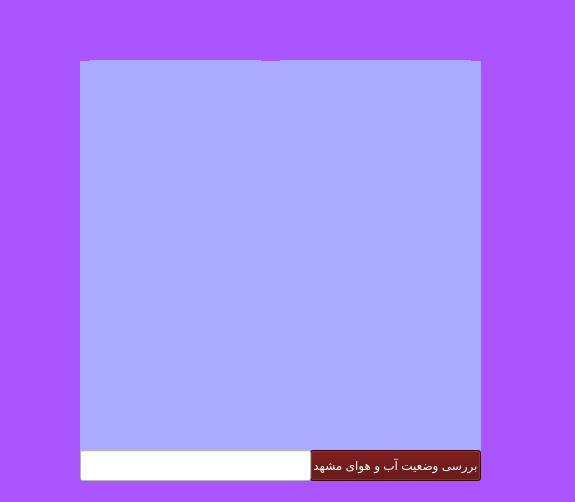
<?xml version="1.0" encoding="UTF-8"?>
<ui version="4.0">
 <class>AssignmentOne</class>
 <widget class="QWidget" name="AssignmentOne">
  <property name="geometry">
   <rect>
    <x>0</x>
    <y>0</y>
    <width>575</width>
    <height>502</height>
   </rect>
  </property>
  <property name="windowTitle">
   <string>AssignmentOne</string>
  </property>
  <property name="styleSheet">
   <string notr="true">background-color: rgb(170, 85, 255);
</string>
  </property>
  <widget class="QGraphicsView" name="graphicsView">
   <property name="geometry">
    <rect>
     <x>80</x>
     <y>61</y>
     <width>401</width>
     <height>391</height>
    </rect>
   </property>
   <property name="baseSize">
    <size>
     <width>0</width>
     <height>0</height>
    </size>
   </property>
   <property name="tabletTracking">
    <bool>false</bool>
   </property>
   <property name="focusPolicy">
    <enum>Qt::NoFocus</enum>
   </property>
   <property name="toolTipDuration">
    <number>-14</number>
   </property>
   <property name="statusTip">
    <string/>
   </property>
   <property name="accessibleName">
    <string/>
   </property>
   <property name="accessibleDescription">
    <string>&lt;html&gt;&lt;head/&gt;&lt;body&gt;&lt;p&gt;&lt;br/&gt;&lt;/p&gt;&lt;/body&gt;&lt;/html&gt;</string>
   </property>
   <property name="autoFillBackground">
    <bool>false</bool>
   </property>
   <property name="styleSheet">
    <string notr="true">color: rgb(0, 0, 0);
background-color: rgb(170, 170, 255);</string>
   </property>
   <property name="frameShape">
    <enum>QFrame::NoFrame</enum>
   </property>
   <property name="frameShadow">
    <enum>QFrame::Plain</enum>
   </property>
   <property name="dragMode">
    <enum>QGraphicsView::NoDrag</enum>
   </property>
   <property name="transformationAnchor">
    <enum>QGraphicsView::AnchorUnderMouse</enum>
   </property>
  </widget>
  <widget class="QPushButton" name="btn_1">
   <property name="geometry">
    <rect>
     <x>310</x>
     <y>450</y>
     <width>171</width>
     <height>31</height>
    </rect>
   </property>
   <property name="styleSheet">
    <string notr="true">background-color: rgb(85, 0, 0);
font: 9pt &quot;B Nazanin&quot;;
color: rgb(255, 255, 255);</string>
   </property>
   <property name="text">
    <string>بررسی وضعیت آب و هوای مشهد</string>
   </property>
  </widget>
  <widget class="QLineEdit" name="Board">
   <property name="geometry">
    <rect>
     <x>80</x>
     <y>450</y>
     <width>231</width>
     <height>31</height>
    </rect>
   </property>
   <property name="styleSheet">
    <string notr="true">background-color: rgb(255, 255, 255);
border-color: rgb(0, 0, 0);
color: rgb(0, 0, 0);</string>
   </property>
  </widget>
  <widget class="QLabel" name="label_4">
   <property name="geometry">
    <rect>
     <x>140</x>
     <y>100</y>
     <width>271</width>
     <height>221</height>
    </rect>
   </property>
   <property name="styleSheet">
    <string notr="true">background-color: rgb(170, 170, 255);
color: rgb(255, 255, 255);</string>
   </property>
   <property name="text">
    <string/>
   </property>
   <property name="pixmap">
    <pixmap>weather_17-64.webp</pixmap>
   </property>
   <property name="scaledContents">
    <bool>true</bool>
   </property>
   <property name="margin">
    <number>20</number>
   </property>
  </widget>
  <widget class="QLineEdit" name="lineEdit">
   <property name="geometry">
    <rect>
     <x>90</x>
     <y>60</y>
     <width>171</width>
     <height>71</height>
    </rect>
   </property>
   <property name="autoFillBackground">
    <bool>false</bool>
   </property>
   <property name="styleSheet">
    <string notr="true">font: 700 italic 12pt &quot;Times New Roman&quot;;
background-color: rgb(170, 170, 255);


border-color: rgb(255, 255, 255);

color: rgb(255, 255, 255);</string>
   </property>
   <property name="frame">
    <bool>false</bool>
   </property>
   <property name="alignment">
    <set>Qt::AlignCenter</set>
   </property>
  </widget>
  <widget class="QLineEdit" name="lineEdit_2">
   <property name="geometry">
    <rect>
     <x>280</x>
     <y>60</y>
     <width>191</width>
     <height>71</height>
    </rect>
   </property>
   <property name="autoFillBackground">
    <bool>false</bool>
   </property>
   <property name="styleSheet">
    <string notr="true">color: rgb(255, 255, 255);
background-color: rgb(170, 170, 255);
font: 700 italic 12pt &quot;Times New Roman&quot;;


border-color: rgb(255, 255, 255);

</string>
   </property>
   <property name="frame">
    <bool>false</bool>
   </property>
   <property name="alignment">
    <set>Qt::AlignCenter</set>
   </property>
  </widget>
  <widget class="QLineEdit" name="lineEdit_3">
   <property name="geometry">
    <rect>
     <x>190</x>
     <y>340</y>
     <width>161</width>
     <height>61</height>
    </rect>
   </property>
   <property name="styleSheet">
    <string notr="true">font: 700 italic 14pt &quot;Times New Roman&quot;;
background-color: rgb(170, 170, 255);
color: rgb(255, 255, 255);</string>
   </property>
   <property name="frame">
    <bool>false</bool>
   </property>
  </widget>
 </widget>
 <resources/>
 <connections/>
</ui>
